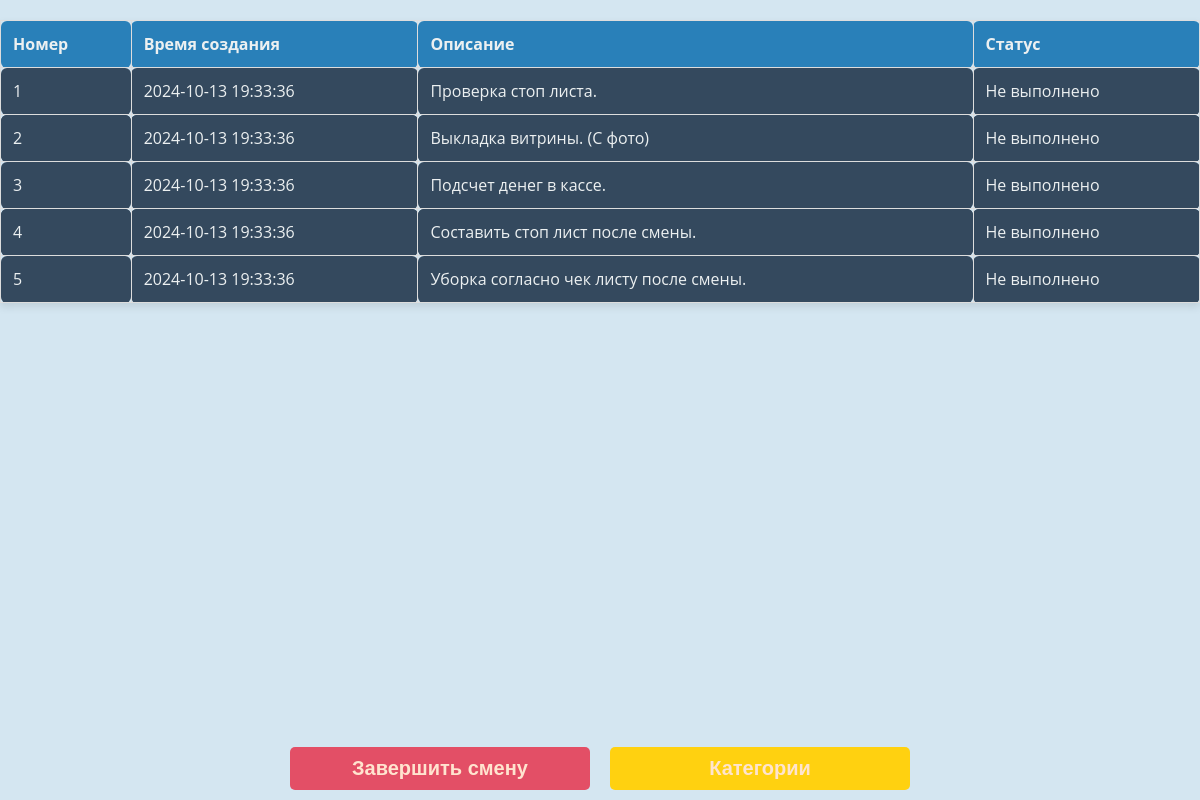
The app's page /user/tasks (signed in) with its own data.
### app/models.py (models this page shows)
class Task(Base):
    __tablename__ = "tasks"
    id = Column(Integer, primary_key=True, index=True)
    user_id = Column(Integer, ForeignKey("users.id"))
    task_description = Column(Text)
    is_completed = Column(Boolean, default=False)
    created_at = Column(DateTime, default=datetime.utcnow)
    completed_at = Column(DateTime, nullable=True)
    level = Column(Integer, nullable=False)  # Уровень задачи
    result = Column(String, nullable=False)  # Уровень задачи
    user = relationship("User", back_populates="tasks")

### app/routes/tasks_workshifts.py (the view)
@router.get("/user/tasks")
async def get_user_tasks(request: Request, db: Session = Depends(get_db), user: str = Depends(get_user_from_cookie)):
    user = db.query(User).filter(User.username == user).first()
    tasks = db.query(Task).filter(Task.user_id == user.id).filter(Task.is_completed == 0)  # Только задачи текущего пользователя
    return templates.TemplateResponse(
        "tasks.html",
        {
            "request": request,
            "tasks": tasks,
            "user": user
            }
        )

### app/templates/tasks.html (shortened to what this page needs)
<!DOCTYPE html>
<html lang="en">
<head>
    <link rel="stylesheet" href="/static/css/base.css">
    <link rel="stylesheet" href="/static/css/layout.css">
    <link rel="stylesheet" href="/static/css/buttons.css">
    <link rel="stylesheet" href="/static/css/tables.css">
    <link rel="stylesheet" href="/static/css/modals.css">
    <link rel="stylesheet" href="/static/css/notifications.css">
</head>
<body>
    <table>
        <thead>
            <tr>
                <th>Номер</th>
                <th>Время создания</th>
                <th>Описание</th>
                <th>Статус</th>
            </tr>
        </thead>
        <tbody>
            {% for task in tasks %}
            <tr onclick="showTaskDetails({{ task.id }})">
                <td>{{ loop.index }}</td>
                <td>{{ task.created_at.strftime('%Y-%m-%d %H:%M:%S') }}</td>
                <td>{{ task.task_description }}</td>
                <td>{{ "Выполнено" if task.is_completed else "Не выполнено" }}</td>
            </tr>
            {% endfor %}
        </tbody>
    </table>
    <div class="buttons">
        {% if user == "admin" %}
        <button type="button" class="button button-blue" onclick="window.location.href='/register'">Регистрация</button>
        <button type="button" class="button button-green" onclick="openAddTaskModal()">Добавить задачу</button>
        {% else %}
            {% if user.is_working == 0 %}
            <button type="button" class="button button-green" onclick="startShift()">Начать смену</button>
            {% else %}
            <button type="button" class="button button-red" onclick="endShift()">Завершить смену</button>
            {% endif %}
        {% endif %}
        <button type="button" class="button button-yellow" onclick="window.location.href='/'">Категории</button>
    </div>
</body>
</html>

### app/static/css/base.css (style rules this page uses)
body { font-family: 'Open Sans', sans-serif; background-color: #D4E6F1; color: #34495e; margin: 0; padding: 0; display: flex; flex-direction: column; align-items: center; min-height: 100vh; max-width: 100vw; overflow-x: hidden; }
input, textarea, select, button { font-size: 20px; }

### app/static/css/buttons.css (style rules this page uses)
.button { background-color: #2980b9; border: none; color: #FFE4CF; padding: 10px 20px; font-size: 20px; font-weight: bold; cursor: pointer; border-radius: 5px; width: 100%; max-width: 300px; margin: 0 10px; }
.button-yellow { background-color: #FFD110; }
.button-red { background-color: #E34F66; }
.buttons { position: fixed; bottom: 0; left: 0; width: 100%; display: flex; justify-content: center; padding: 10px 0; z-index: 1000; }

### app/static/css/tables.css (style rules this page uses)
table { width: 100%; border-collapse: collapse; margin: 20px 0; box-shadow: 0 4px 8px rgba(0, 0, 0, 0.1); }
table, th, td { border: 1px solid #ddd; }
th, td { padding: 12px; text-align: left; border-radius: 6px; }
th { background-color: #2980b9; color: #ecf0f1; font-weight: bold; }
td { background-color: #34495e; color: #ecf0f1; transition: background-color 0.3s ease; }
tr:nth-child(even) { background-color: #2c3e50; }

### app/static/css/modals.css (style rules this page uses)
button { background-color: #27ae60; color: white; padding: 10px 20px; border: none; border-radius: 5px; cursor: pointer; margin-top: 20px; }

### records on screen
Task: created_at "2024-10-13 19:33:36", task_description "Проверка стоп листа.", is_completed "Не выполнено"
Task: created_at "2024-10-13 19:33:36", task_description "Выкладка витрины. (С фото)", is_completed "Не выполнено"
Task: created_at "2024-10-13 19:33:36", task_description "Подсчет денег в кассе.", is_completed "Не выполнено"
Task: created_at "2024-10-13 19:33:36", task_description "Составить стоп лист после смены.", is_completed "Не выполнено"
Task: created_at "2024-10-13 19:33:36", task_description "Уборка согласно чек листу после смены.", is_completed "Не выполнено"
